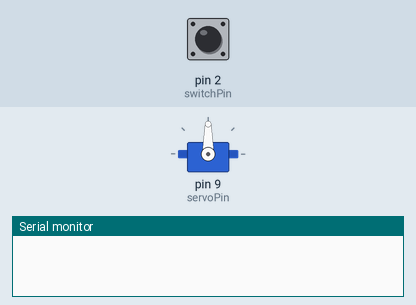
Recording of a sketch running on a simulated Arduino Uno, built with avr-gcc and run on an emulated ATmega328P. On the bench: servo, the last lines printed to the serial monitor. The test bench sets the inputs (shaded band); at power-on: pin 2 (switchPin) LOW.

Above: at 1.2 s.
1.3 s: pin 2 (switchPin) pulled HIGH for 0.15 s
4.4 s: pin 2 (switchPin) pulled HIGH for 3.2 s
At 5.4 s:
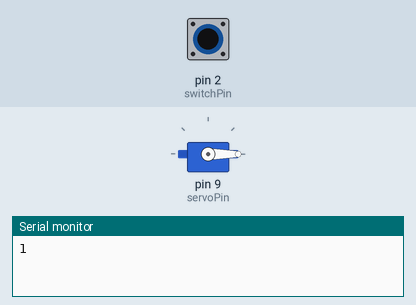
Timing chart, 0 to 11.1 s (numbered marks = the images above; inputs shaded):
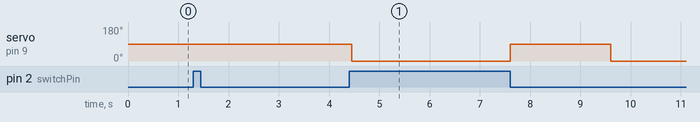

The sketch:

servoProject.ino
```cpp
#include <Servo.h>
int switchPin = 2;
int switchRead = 0;
int mode = 0;

int servoPin = 9;
int servoPos = 180;
Servo myServo;
boolean pressing = false;


void setup() {
  // put your setup code here, to run once:
  pinMode(switchPin, INPUT);
  myServo.attach(servoPin);
  Serial.begin(9600);

}

void loop() {
  // put your main code here, to run repeatedly:
  switchRead = digitalRead(switchPin);

  if (switchRead == 1) {
    pressing = true;
  }

  if (switchRead == 0 && pressing == true) {
    pressing = false;
    //do something
    //counter = counter + 1;
    mode++;
    Serial.println(mode);

    if (mode == 0) {
      //Reset of Off Condition
      myServo.write(0);
      Serial.println("Mode 0");

    }
    else if (mode == 1) {
      myServo.write(90);
      delay(3000);
      myServo.write(0);
      delay(3000);
      Serial.println("Mode 1");

    } else if (mode == 2) {
      myServo.write(90);
      delay(2000);
      myServo.write(0);
      delay(2000);
      Serial.println("Mode 2");

    }
    else if (mode == 3) {
      myServo.write(90);
      delay(1000);
      myServo.write(0);
      delay(1000);
      Serial.println("Mode 3");
      }else {
        mode = 0;
      }
  }    }
```
